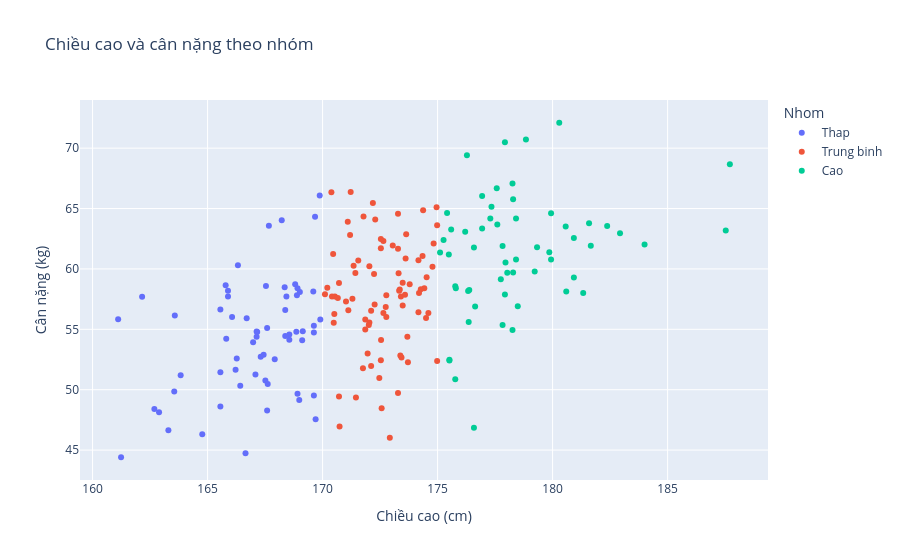

Source (notebook cell):
### Markdown cell above
## TH 6.3

Với `data/200heightsweights.csv` (chiều cao inch, cân nặng pound của $200$ người): (1) đổi tên cột thành `Height_in`, `Weight_lb`, đổi sang cm và kg, điền ô thiếu bằng trung bình cột, tính `BMI`, viết bằng method chaining; (2) đếm số người có $\mathrm{BMI}<18{,}5$; (3) dùng `pd.cut` chia chiều cao thành ba nhóm: `Thap` ($<170$ cm), `Trung binh` ($[170,175)$), `Cao` ($\ge175$) và đếm số người từng nhóm; (4) dùng `groupby` tính *tỉ lệ* người có $\mathrm{BMI}<18{,}5$ trong từng nhóm (gợi ý: trung bình của một cột logic là tỉ lệ `True`); (5) vẽ boxplot cân nặng theo nhóm chiều cao bằng Seaborn và lưu `box.png`; (6) nếu đã cài `plotly`, vẽ biểu đồ phân tán tương tác chiều cao -- cân nặng, tô màu theo nhóm.

### Code cell
import numpy as np
import pandas as pd
import seaborn as sns
import matplotlib.pyplot as plt

raw = pd.read_csv("200heightsweights.csv")
print(raw.columns.tolist())                     
h_col, w_col = raw.columns[-2:]                 

df = (
    raw
    .rename(columns={h_col: "Height_in", w_col: "Weight_lb"})
    .assign(
        Height_in=lambda d: d["Height_in"].fillna(d["Height_in"].mean()),
        Weight_lb=lambda d: d["Weight_lb"].fillna(d["Weight_lb"].mean()),
    )
    .assign(
        Height_cm=lambda d: d["Height_in"] * 2.54,
        Weight_kg=lambda d: d["Weight_lb"] * 0.45359237,
    )
    .assign(BMI=lambda d: d["Weight_kg"] / (d["Height_cm"] / 100) ** 2)
)
print(df.head())

print("Số người BMI < 18,5:", (df["BMI"] < 18.5).sum())

labels = ["Thap", "Trung binh", "Cao"]
df["Nhom"] = pd.cut(
    df["Height_cm"],
    bins=[-np.inf, 170, 175, np.inf],
    labels=labels,
    right=False,                                
)
print(df["Nhom"].value_counts().reindex(labels))

ti_le = (
    df.assign(Thieu_can=df["BMI"] < 18.5)
      .groupby("Nhom", observed=True)["Thieu_can"]
      .mean()
)
print(ti_le)

plt.figure(figsize=(6, 4))
sns.boxplot(data=df, x="Nhom", y="Weight_kg", order=labels)
plt.xlabel("Nhóm chiều cao")
plt.ylabel("Cân nặng (kg)")
plt.title("Cân nặng theo nhóm chiều cao")
plt.savefig("box.png", dpi=150, bbox_inches="tight")
plt.show()

try:
    import plotly.express as px
    fig = px.scatter(
        df, x="Height_cm", y="Weight_kg", color="Nhom",
        category_orders={"Nhom": labels},
        labels={"Height_cm": "Chiều cao (cm)", "Weight_kg": "Cân nặng (kg)"},
        title="Chiều cao và cân nặng theo nhóm",
    )
    fig.show()
except ImportError:
    print("Chưa cài plotly: pip install plotly")

### Figure 1 — Plotly figure (JSON) as saved in the notebook; plotly's stock layout.template omitted (floating-point values rounded to 4 significant figures)
{"data": [{"hovertemplate": "Nhom=Thap<br>Chiều cao (cm)=%{x}<br>Cân nặng (kg)=%{y}<extra></extra>", "legendgroup": "Thap", "marker": {"color": "#636efa", "symbol": "circle"}, "mode": "markers", "name": "Thap", "orientation": "v", "showlegend": true, "type": "scatter", "x": [167.1, 169.6, 168.9, 168.8, 161.2, 169.0, 166.2, 167.2, 169.7, 162.7, 165.6, 167.6, 169.9, 166.1, 169.0, 168.6, 168.9, 165.8, 163.3, 168.6, 166.3, 169.6, 168.4, 168.4, 161.1, 169.6, 164.8, 166.6, 168.4, 162.2, 167.5, 166.3, 167.1, 166.7, 168.9, 163.6, 167.4, 165.6, 165.6, 163.8, 168.9, 167.7, 162.9, 165.9, 163.6, 165.9, 168.4, 167.6, 165.8, 169.7, 169.9, 167.0, 167.6, 169.1, 167.3, 169.6, 168.2, 167.5, 169.1, 166.4, 167.1, 167.9], "xaxis": "x", "y": [51.25, 54.73, 57.81, 58.74, 44.41, 49.14, 51.66, 54.77, 64.32, 48.4, 56.64, 48.28, 66.08, 56.01, 58.09, 54.15, 58.39, 58.65, 46.65, 54.57, 60.31, 55.29, 58.49, 54.44, 55.84, 58.12, 46.31, 44.74, 57.72, 57.69, 50.76, 52.59, 54.38, 55.92, 49.67, 56.15, 52.9, 51.44, 48.61, 51.21, 54.8, 63.57, 48.13, 57.72, 49.84, 58.2, 56.61, 50.47, 54.21, 47.55, 55.81, 53.93, 55.11, 54.09, 52.72, 49.52, 64.03, 58.58, 54.85, 50.33, 54.81, 52.52], "yaxis": "y"}, {"hovertemplate": "Nhom=Trung binh<br>Chiều cao (cm)=%{x}<br>Cân nặng (kg)=%{y}<extra></extra>", "legendgroup": "Trung binh", "marker": {"color": "#EF553B", "symbol": "circle"}, "mode": "markers", "name": "Trung binh", "orientation": "v", "showlegend": true, "type": "scatter", "x": [173.3, 172.2, 174.5, 172.5, 171.8, 173.5, 170.5, 173.4, 174.4, 170.5, 172.3, 175.0, 173.8, 171.8, 170.7, 171.4, 172.3, 171.9, 172.2, 174.2, 172.6, 174.4, 172.0, 171.0, 171.6, 173.5, 170.2, 173.3, 172.0, 170.7, 171.1, 173.4, 173.6, 172.5, 172.0, 174.3, 171.1, 173.3, 173.1, 175.0, 170.4, 173.6, 172.1, 172.8, 171.9, 172.0, 174.3, 174.8, 172.5, 174.8, 170.7, 172.6, 172.5, 175.0, 173.4, 173.3, 171.3, 172.7, 173.6, 173.4, 174.2, 174.5, 172.5, 171.2, 171.4, 170.4, 173.7, 170.5, 173.7, 170.7, 172.6, 172.1, 170.5, 174.6, 174.2, 170.1, 172.9, 171.3, 171.2, 173.3, 172.8], "xaxis": "x", "y": [64.56, 65.45, 55.93, 50.97, 51.77, 56.98, 55.55, 52.66, 64.85, 56.26, 64.08, 65.11, 58.74, 64.34, 58.84, 59.67, 57.06, 54.99, 59.58, 56.41, 62.31, 58.4, 52.99, 57.3, 60.7, 58.86, 58.43, 49.72, 60.21, 46.96, 56.58, 58.3, 62.87, 52.44, 55.57, 61.07, 63.91, 59.65, 61.94, 52.38, 57.72, 60.86, 51.96, 56.01, 55.81, 55.37, 58.31, 60.18, 61.72, 62.1, 49.45, 48.47, 54.12, 63.61, 57.72, 61.67, 57.52, 56.85, 57.87, 52.83, 60.71, 59.31, 62.49, 62.81, 49.35, 66.36, 54.39, 57.72, 52.27, 57.58, 56.34, 56.54, 61.24, 56.35, 58.0, 57.9, 46.03, 60.26, 66.38, 58.2, 57.82], "yaxis": "y"}, {"hovertemplate": "Nhom=Cao<br>Chiều cao (cm)=%{x}<br>Cân nặng (kg)=%{y}<extra></extra>", "legendgroup": "Cao", "marker": {"color": "#00cc96", "symbol": "circle"}, "mode": "markers", "name": "Cao", "orientation": "v", "showlegend": true, "type": "scatter", "x": [181.7, 176.3, 177.3, 177.8, 180.6, 180.9, 179.9, 176.6, 179.3, 182.4, 175.8, 176.9, 177.3, 175.5, 177.6, 178.5, 175.5, 178.3, 178.8, 175.3, 179.9, 175.4, 179.9, 177.6, 177.9, 175.8, 175.6, 178.0, 178.3, 178.4, 181.6, 175.8, 178.0, 179.2, 176.4, 177.9, 178.3, 177.8, 176.3, 175.1, 178.4, 180.9, 175.5, 180.6, 187.7, 177.7, 176.6, 176.6, 184.0, 180.3, 182.9, 176.2, 176.4, 187.5, 178.3, 176.9, 181.3], "xaxis": "x", "y": [61.91, 69.41, 64.18, 61.9, 63.5, 62.55, 64.6, 46.86, 61.79, 63.55, 58.4, 63.35, 65.14, 61.2, 66.69, 56.92, 52.49, 67.08, 70.72, 62.39, 61.38, 64.62, 60.79, 63.68, 70.48, 58.56, 63.26, 59.69, 54.94, 64.18, 63.78, 50.87, 60.54, 59.78, 58.25, 57.88, 59.71, 55.36, 58.18, 61.37, 60.77, 59.28, 52.42, 58.12, 68.67, 59.15, 61.78, 56.88, 62.02, 72.1, 62.95, 63.07, 55.61, 63.19, 65.77, 66.04, 58.01], "yaxis": "y"}], "layout": {"legend": {"title": {"text": "Nhom"}, "tracegroupgap": 0}, "title": {"text": "Chiều cao và cân nặng theo nhóm"}, "xaxis": {"anchor": "y", "domain": [0, 1], "title": {"text": "Chiều cao (cm)"}}, "yaxis": {"anchor": "x", "domain": [0, 1], "title": {"text": "Cân nặng (kg)"}}}}
